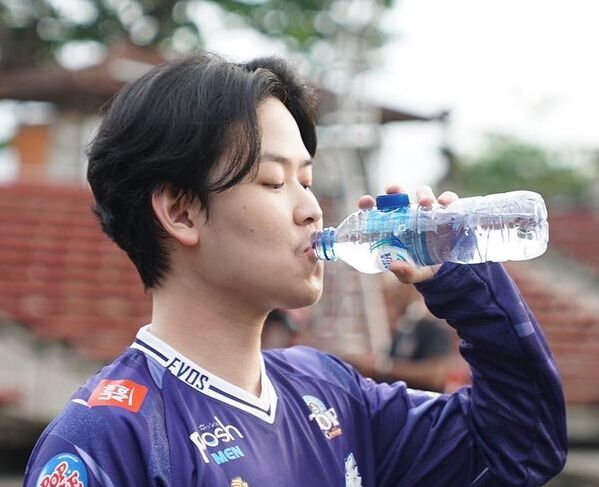
#> input picture images/rekt.jpg, 599 x 487 px
$ python blur_wajah.py
#> lines starting #> are read from the running program, lines starting #| are printed output that depends on the picture; after the words box and inside, x2 and y2 are one past the last pixel; in counts of white or black regions, pixels touching at a corner belong together
import cv2
detector_wajah = cv2.CascadeClassifier("../model/haarcascade_frontalface_default.xml")
image = cv2.imread("../images/rekt.jpg")
#> image is the input picture: shape (487, 599, 3); mean B, G, R 135.6, 128.1, 137.7
#image = cv2.blur(image,(10,10))
gray = cv2.cvtColor(image, cv2.COLOR_BGR2GRAY)
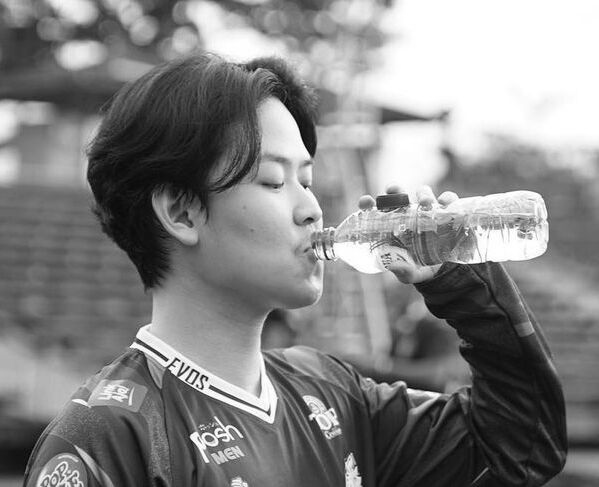
#> gray: shape (487, 599); min 1, max 255, mean 131.8
bounding_box = detector_wajah.detectMultiScale(gray, scaleFactor=1.01, minNeighbors=5, minSize=(30, 30), flags=cv2.CASCADE_SCALE_IMAGE)
#> bounding_box = [[262, 142, 59, 59], [428, 343, 48, 48], [287, 193, 67, 67], [160, 0, 76, 76]]
for (x, y, w, h) in bounding_box:
    box_wajah = cv2.rectangle(gray, (x, y), (x + w, y + h), (0, 0, 0), 1)
    gambar_wajah = image[y:(y+h),x:(x+w)]
    wajah_blur= cv2.blur(gambar_wajah, (40,40))
    image[y:(y+h),x:(x+w)] = wajah_blur
    #cv2.putText(image, "Wajah Disamarkan", (x, y-10), cv2.FONT_HERSHEY_SIMPLEX, 0.5, (255, 255, 255), 2)
    oval = cv2.circle(wajah_blur, (int(w/2), int(h/2)), int(w/2), (255,255,0),2)
#> this loop made 4 passes
#> pass 1, `gambar_wajah = image[y:(y+h),x:(x+w)]`:
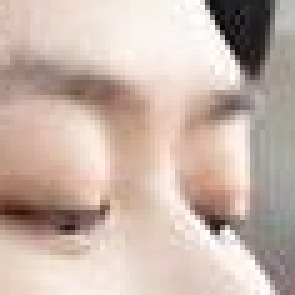
#> gambar_wajah: shape (59, 59, 3) (shown 5 times larger); mean B, G, R 170.5, 180.8, 200.1
#> pass 1, `oval = cv2.circle(wajah_blur, (int(w/2), int(h/2)), int(w/2), (255,255..`:
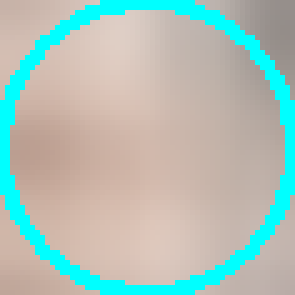
#> oval: shape (59, 59, 3) (shown 5 times larger); mean B, G, R 182.6, 191.5, 172.3
#> after the loop:
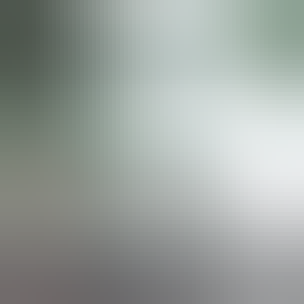
#> gambar_wajah: shape (76, 76, 3) (shown 4 times larger); mean B, G, R 158.1, 162.3, 155.5
#> after the loop:
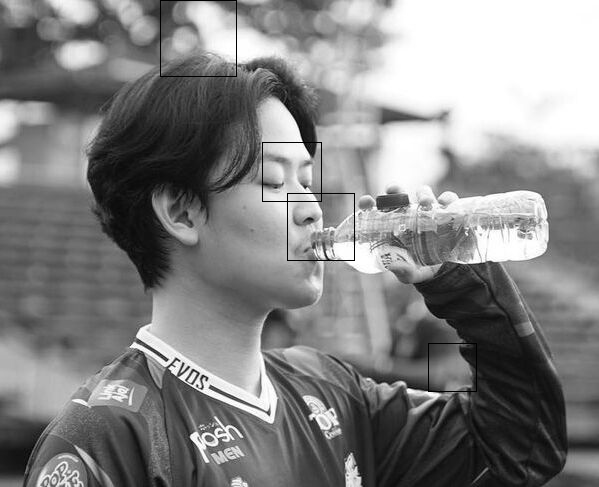
#> gray: shape (487, 599); 0.34% of pixels changed, all inside (x1, y1, x2, y2) = (160, 0, 477, 392)
#> after the loop:
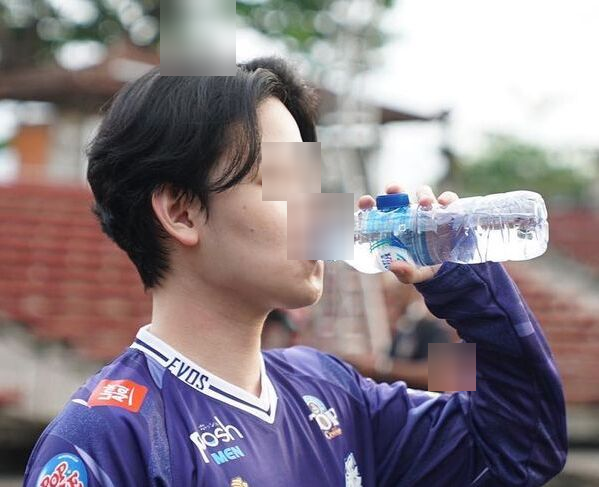
#> image: shape (487, 599, 3); 5.41% of pixels changed, all inside (x1, y1, x2, y2) = (160, 0, 476, 391)
#> after the loop:
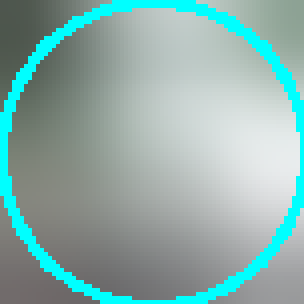
#> wajah_blur: shape (76, 76, 3) (shown 4 times larger); mean B, G, R 169.5, 173.2, 139.8

#> (the run stopped early here; a loop or call above may not have finished)

$ run again, with images/panda.jpg copied over images/rekt.jpg
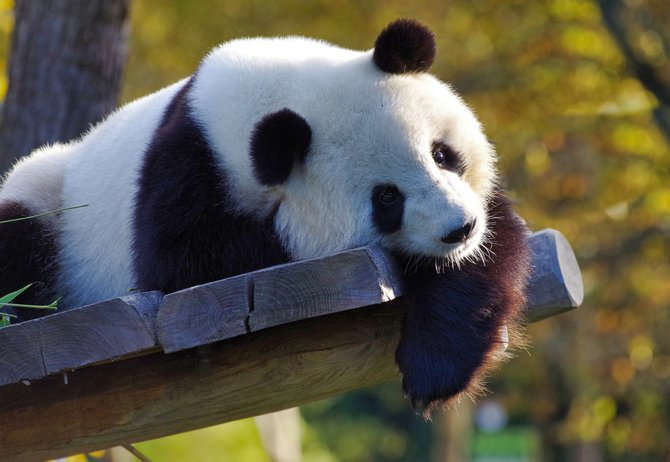
#> input picture images/panda.jpg, 670 x 462 px
#> image is the input picture: shape (462, 670, 3); mean B, G, R 76.3, 89.8, 93.1
#> `gray = cv2.cvtColor(image, cv2.COLOR_BGR2GRAY)`:
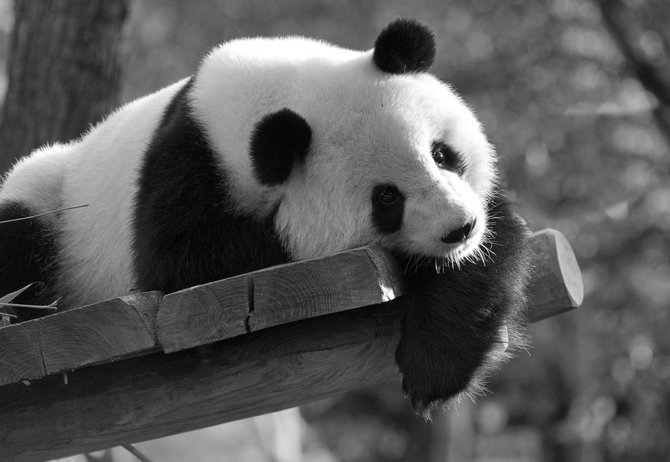
#> gray: shape (462, 670); min 0, max 255, mean 89.3
#> bounding_box = [[524, 24, 105, 105]]
#> the loop `for (x, y, w, h) in bounding_box:` made 1 pass
#> after the loop `for (x, y, w, h) in bounding_box:`:
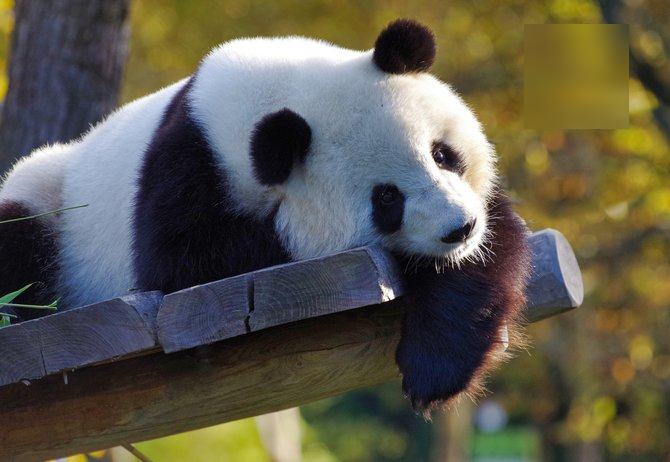
#> image: shape (462, 670, 3); 3.56% of pixels changed, all inside (x1, y1, x2, y2) = (524, 24, 629, 129)
